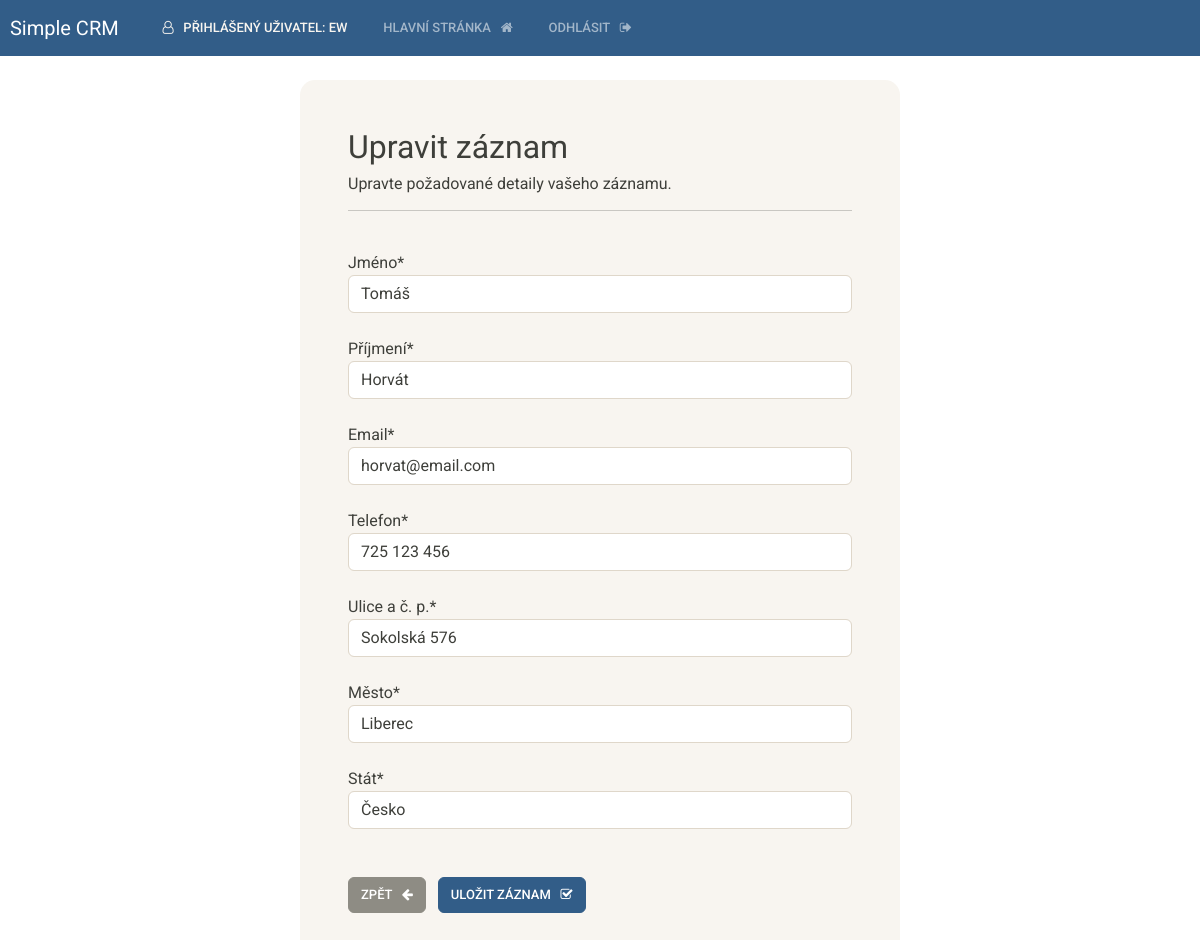
The page /update-record/3 (signed in) on the database its author committed.
### webapp/models.py (models this page shows, shortened)
class Record(models.Model):
    creation_date = models.DateTimeField(auto_now_add=True)
    first_name = models.CharField(max_length=100)
    last_name = models.CharField(max_length=100)
    email = models.CharField(max_length=255)
    phone = models.CharField(max_length=20)
    address = models.CharField(max_length=300)
    city = models.CharField(max_length=255)
    country = models.CharField(max_length=125)

### webapp/views.py (the view)
# urls.py: path('update-record/<int:pk>', views.update_record, name="update-record"), # update record
@login_required(login_url='my-login')
def update_record(request, pk):
    record = Record.objects.get(id=pk)
    form = UpdateRecordForm(instance=record)
    if request.method == 'POST':
        form = UpdateRecordForm(request.POST, instance=record)
        if form.is_valid():
            form.save()
            messages.success(request, "Upravený záznam byl úspěšně uložen!")
            return redirect("dashboard")
    context = {'form':form}
    return render(request, 'webapp/update-record.html', context=context)

### webapp/forms.py
class UpdateRecordForm(forms.ModelForm):
    first_name = forms.CharField(label='Jméno', widget=forms.TextInput)
    last_name = forms.CharField(label='Příjmení', widget=forms.TextInput)
    email = forms.CharField(label='Email', widget=forms.TextInput)
    phone = forms.CharField(label='Telefon', widget=forms.TextInput)
    address = forms.CharField(label='Ulice a č. p.', widget=forms.TextInput)
    city = forms.CharField(label='Město', widget=forms.TextInput)
    country = forms.CharField(label='Stát', widget=forms.TextInput)
    class Meta:
        model = Record
        fields = ['first_name', 'last_name', 'email', 'phone', 'address', 'city', 'country' ]

### webapp/templates/webapp/update-record.html (shortened to what this page needs)
{% extends 'webapp/base.html' %}
{% load crispy_forms_tags %}
{% block content %}
<body>
    <div class="container bg-light shadow-md p-5 form-layout">
        <h2> Upravit záznam </h2>
        <h6> Upravte požadované detaily vašeho záznamu. </h6>
        <hr>
        <br>
        <form method="POST" autocomplete="off">
            {{form.first_name|as_crispy_field}}
            <br>
            {{form.last_name|as_crispy_field}}
            <br>
            {{form.email|as_crispy_field}}
            <br>
            {{form.phone|as_crispy_field}}
            <br>
            {{form.address|as_crispy_field}}
            <br>
            {{form.city|as_crispy_field}}
            <br>
            {{form.country|as_crispy_field}}
            <br>
            <br>
            <a href="{% url 'dashboard' %}" class="btn btn-secondary">
                Zpět &nbsp;
                <i class="fa fa-arrow-left" aria-hidden="true"></i>
            </a>
            <button type="submit" class="btn btn-primary">
                Uložit záznam &nbsp;
                <i class="fa fa-check-square-o" aria-hidden="true"></i>
            </button>
        </form>
    </div>
</body>
{% endblock %}

### webapp/templates/webapp/navbar.html (shortened to what this page needs)
<nav class="navbar navbar-expand-lg navbar-dark bg-primary justify-content-center">
    <a class="navbar-brand main-heading" href="{% url '' %}">
      &nbsp; Simple CRM
    </a>
      <div class="collapse navbar-collapse text-center" id="navbarNavDropdown">
        <ul class="navbar-nav mr-auto">
          {% if user.is_authenticated %}
            <li class="nav-link text-light">
              <i class="fa fa-user-o" aria-hidden="true"></i>
              &nbsp; Přihlášený uživatel: {{user}}
            </li>
            <li class="nav-item">
              <a class="nav-link" href="{% url 'dashboard' %}">
                Hlavní stránka &nbsp;
                <i class="fa fa-home" aria-hidden="true"></i> </a>
            </li>
            <li class="nav-item">
              <a class="nav-link" href="{% url 'user-logout' %}">
                Odhlásit &nbsp;
                <i class="fa fa-sign-out" aria-hidden="true"></i>
              </a>
            </li>
        </ul>
        {% endif %}
      </div>
  </nav>

### static/css/styles.css (style rules this page uses)
.form-layout { border-radius: 15px; width: 600px; }
.container { z-index: 10; }

### rows shown on the page
Record: first_name "Tomáš", last_name "Horvát", email "horvat@email.com", phone "725 123 456", address "Sokolská 576", city "Liberec", country "Česko"

### other values the page prints
{{ user }} "EW"
